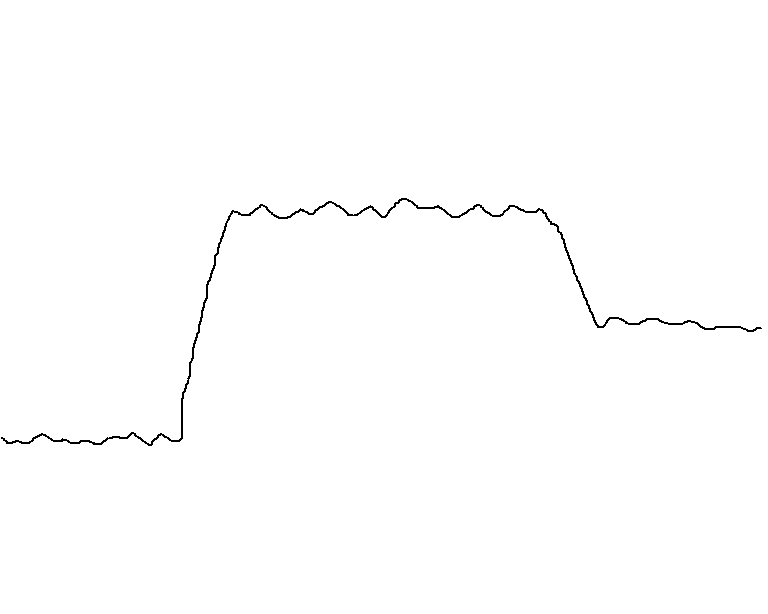
#> input picture 04_3rd_Lirbray/PIL/images/wave_a1.png, 768 x 614 px, found by its file name
$ python image_to_wave.py
#> lines starting #> are read from the running program, lines starting #| are printed output that depends on the picture; after the words box and inside, x2 and y2 are one past the last pixel; in counts of white or black regions, pixels touching at a corner belong together
##################################
#encoding=utf8                   #
#version =py27, py33             #
#author  =sanhe                  #
#date    =2014-11-10             #
#                                #
#    (\ (\                       #
#    ( -.-)o    I am a Rabbit!   #
#    o_(")(")                    #
#                                #
##################################

from __future__ import print_function
from PIL import Image
import numpy as np

def expand_window(center, window_size, max):
    """
    index is from 0 to max - 1
    """
    if center - window_size < 0:
        lower = 0
    else:
        lower = center - window_size
    if center + window_size + 1 > max:
        upper = max
    else:
        upper = center + window_size + 1
    return np.array(range(lower, upper))

# print(expand_window(98, 3, 100))

def img_to_wav(path, max_x, max_y, window_size = 2):
    """
    [Args]
    ------
    path: the image file path, absolute path

    max_x: the x axis is from 0 - max_x, float type

    max_y: the y axis is from 0 - max_y, float type

    window_size: margin smooth sampling window size, int type

    [Return]
    --------
    x, y value
    """
#> called with path = 'images\\wave_a1.png', max_x = 10, max_y = 100, window_size = 2
    im = Image.open(path).convert("L")
#> im: PIL image 768x614 L; 99.5% white; black in thin lines or dots, all inside (x1, y1, x2, y2) = (1, 198, 762, 446)
    data = np.array(im)[::-1] # python中图是从上到下的。为了让index是从下到上的，所以要逆序输出
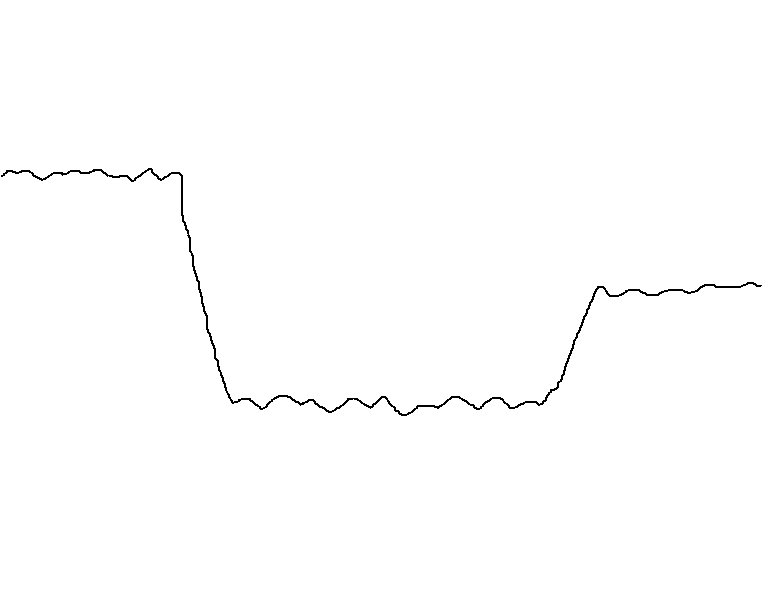
#> data: shape (614, 768); 99.5% white; black in thin lines or dots, all inside (x1, y1, x2, y2) = (1, 168, 762, 416)

    resolution_x, resolution_y = max_x/data.shape[1], max_y/data.shape[0]
#> resolution_x = 0.013; resolution_y = 0.163

    x, y = list(), list()

    for i in range(data.shape[1]):
        window = expand_window(i, window_size, data.shape[1])
        margin_dots_y_indices = np.where(data[:, window] == 0)[0]

        if len(margin_dots_y_indices) > 0: # if found at least one dots in margin
            x.append((i+1) * resolution_x)
            y.append(margin_dots_y_indices.mean() * resolution_y)
#> this loop made 768 passes
#> margin_dots_y_indices on passes 1 to 3: [175, 175, 176, 176], [173, 174, 175, 175, 175, 176, 176], [173, 173, 174, 174, 175, 175, 175, 175, 176, 176]
#> after the loop, x = 764 values from 0.013 to 9.95; y = 764 values, max 67.51 at index 404, min 27.55 at index 148, mean 51.17

    return np.array(x), np.array(y)

if __name__ == "__main__":
    from matplotlib import pyplot as plt
    x, y = img_to_wav(r"images\wave_a1.png", 10.0, 100.0)
#> x = 764 values from 0.013 to 9.95
    plt.plot(x, y)
    plt.show()
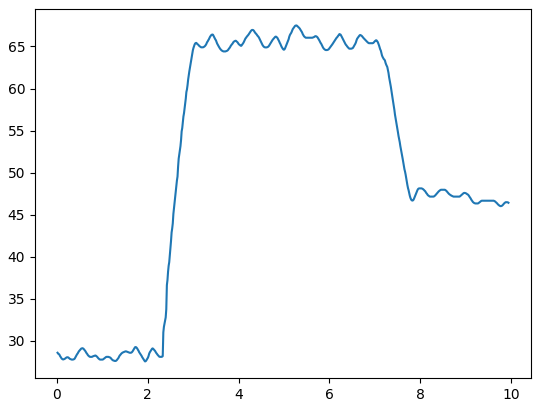
#> figure drawn by matplotlib, 1 panel; curve peaks at x = 5.27, y = 67.51

$ run again, with 04_3rd_Lirbray/PIL/images/wave_b1.png copied over 04_3rd_Lirbray/PIL/images/wave_a1.png
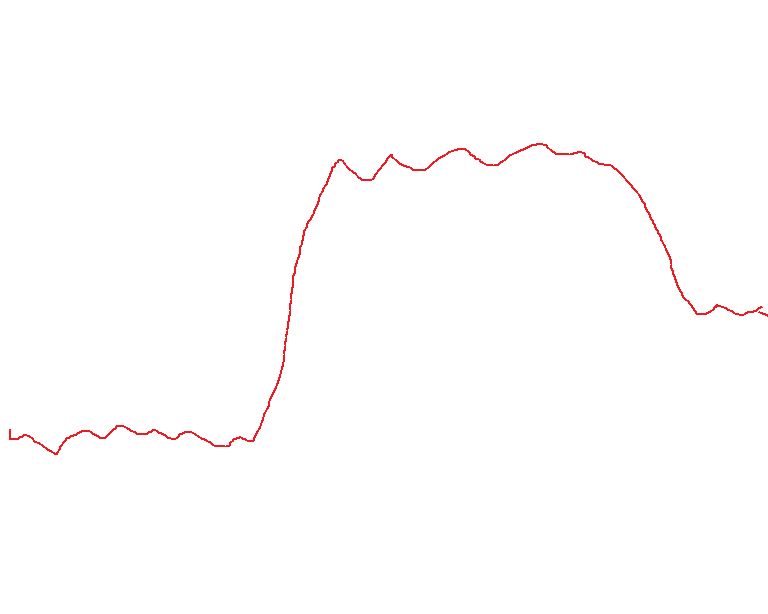
#> input picture 04_3rd_Lirbray/PIL/images/wave_b1.png, 768 x 614 px, found by its file name
#> in img_to_wav, `im = Image.open(path).convert("L")`:
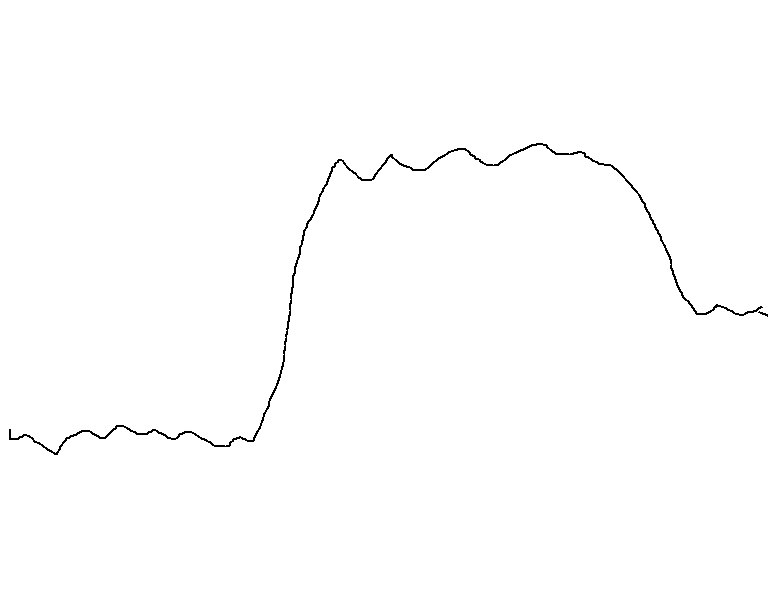
#> im: PIL image 768x614 L; values 91 (black) and 255 (white), 99.5% white; black in thin lines or dots, all inside (x1, y1, x2, y2) = (9, 143, 768, 455)
#> data: shape (614, 768); values 91 (black) and 255 (white), 99.5% white; black in thin lines or dots, all inside (x1, y1, x2, y2) = (9, 159, 768, 471)
#> after the loop in img_to_wav, `for i in range(data.shape[1]):`: x = []
#> `x, y = img_to_wav(r"images\wave_a1.png", 10.0, 100.0)`: x = empty array
#> `plt.show()`:
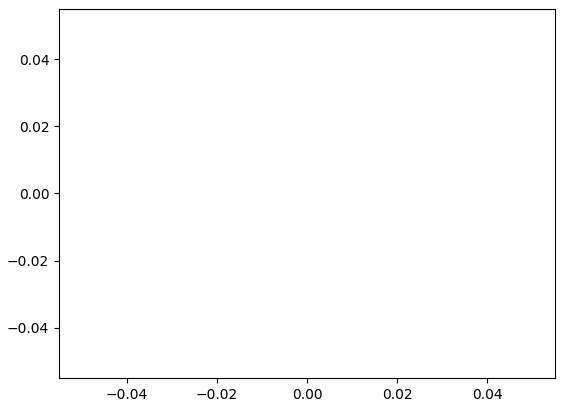
#> figure drawn by matplotlib, 1 panel
